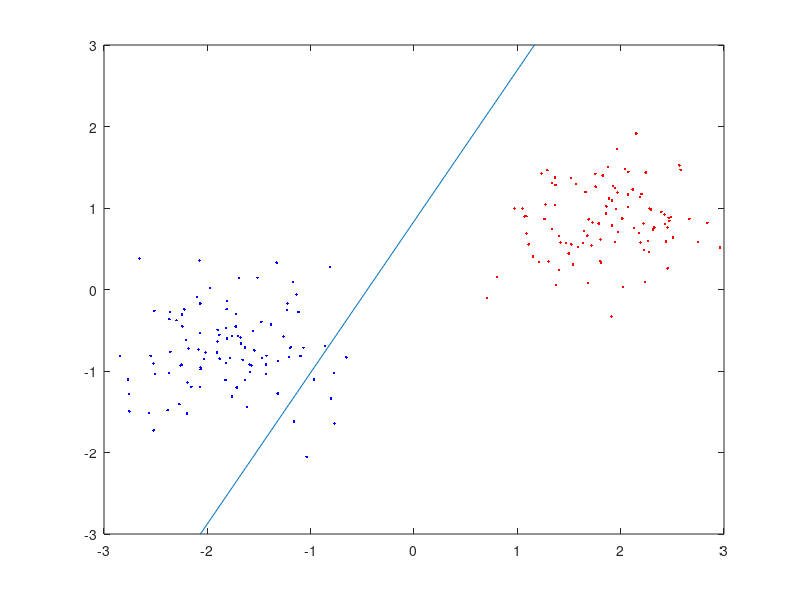
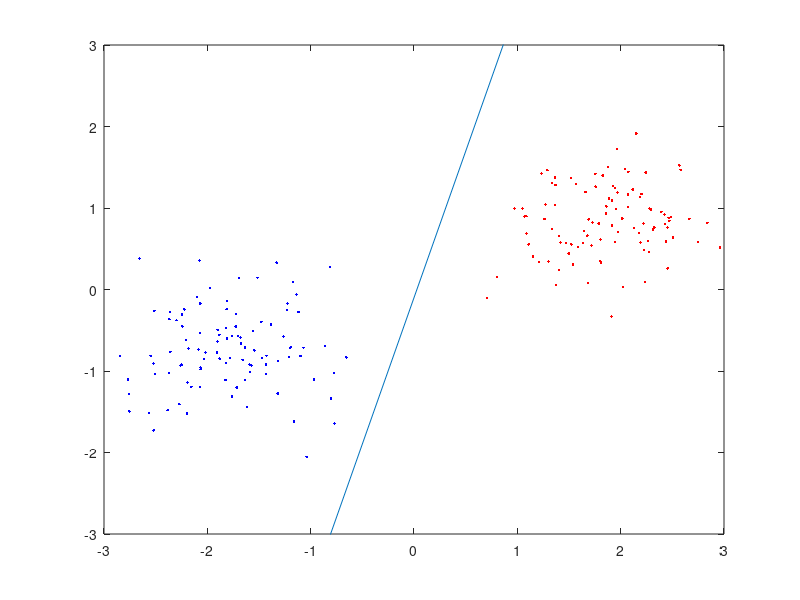
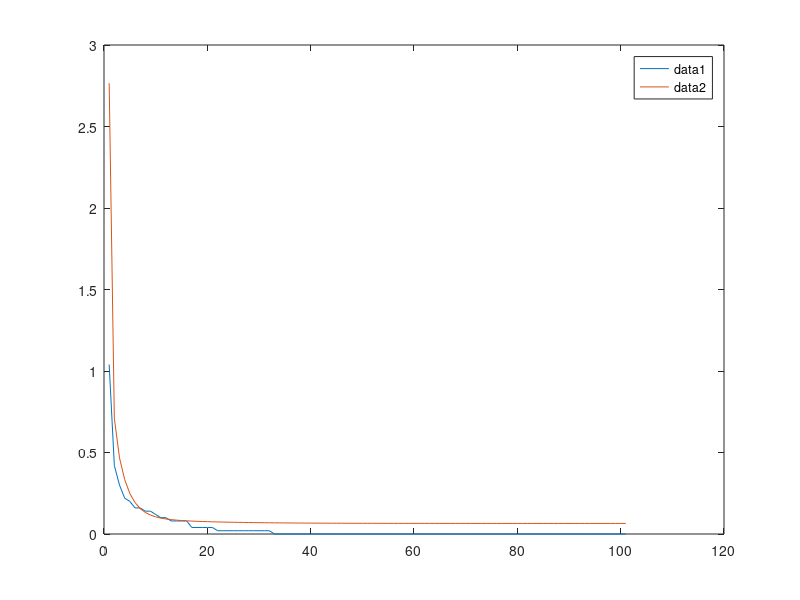

Reproduce these figures in MATLAB, in order.

%% 3.1.2
n = 100;
mA = [ 1.8, 0.8]; sigmaA = 0.5;
mB = [-1.8, -0.8]; sigmaB = 0.5;
classA(1,:) = randn(1,n) .* sigmaA + mA(1);
classA(2,:) = randn(1,n) .* sigmaA + mA(2);
classA(3,:)=ones(1,n);
classB(1,:) = randn(1,n) .* sigmaB + mB(1);
classB(2,:) = randn(1,n) .* sigmaB + mB(2);
classB(3,:)=-ones(1,n);

tmp = [classA,classB];
patterns=tmp(:,randperm(2*n));
w=randn(1,3);
targets=(patterns(3,:));
patterns=[patterns(1:2,:);ones(1,2*n)];

%% perceptron

epochs = 100;
eta=0.001;

e1=[];

for i=0:epochs

    y=sign(w*patterns);
    e=targets-y;
    
    deltaw=eta*e*patterns';
    w=w+deltaw;
 
    e1=[e1,sum(e.^2)/200];
end

%test
tclassA(1,:) = randn(1,n) .* sigmaA + mA(1);
tclassA(2,:) = randn(1,n) .* sigmaA + mA(2);
tclassA(3,:)=ones(1,n);
tclassB(1,:) = randn(1,n) .* sigmaB + mB(1);
tclassB(2,:) = randn(1,n) .* sigmaB + mB(2);
tclassB(3,:)=-ones(1,n);

tmp = [tclassA,tclassB];
tpatterns=tmp(:,randperm(2*n));
ttargets=(tpatterns(3,:));
tpatterns=[tpatterns(1:2,:);ones(1,2*n)];

ty=sign(w*tpatterns);
correct = sum(ty==ttargets);

figure(1)
plot(classA(1,:),classA(2,:),'r.')
hold on

plot(classB(1,:),classB(2,:),'b.')

w1= ([w(1),w(2)]./norm(w))*(-w(3))/norm(w);
w2=[w1(2),-w1(1)]+w1;


xlim([-3 3])
ylim([-3 3])

m = (w2(2)-w2(1))/(w1(2)-w1(1));
n1 = w2(2)*m - w1(2);
y1 = m*-3 + n1;
y2 = m*3 + n1;
hold on
line([-3,3],[y1 y2])
hold off



%% delta

epochs = 100;
eta=0.001;
w=randn(1,3);

e2=[];

for i=0:epochs

    e=w*patterns-targets;
    
    deltaw=eta*e*patterns';
    w=w-deltaw;
    
    
    e2=[e2,sum(e.^2)/200];
    
end


%test
tclassA(1,:) = randn(1,n) .* sigmaA + mA(1);
tclassA(2,:) = randn(1,n) .* sigmaA + mA(2);
tclassA(3,:)=ones(1,n);
tclassB(1,:) = randn(1,n) .* sigmaB + mB(1);
tclassB(2,:) = randn(1,n) .* sigmaB + mB(2);
tclassB(3,:)=-ones(1,n);

tmp = [tclassA,tclassB];
tpatterns=tmp(:,randperm(2*n));
ttargets=(tpatterns(3,:));
tpatterns=[tpatterns(1:2,:);ones(1,2*n)];

ty=sign(w*tpatterns);
correct = sum(ty==ttargets);

figure(2)
plot(classA(1,:),classA(2,:),'r.')
hold on

plot(classB(1,:),classB(2,:),'b.')
w1= ([w(1),w(2)]./norm(w))*(-w(3))/norm(w);
w2=[w1(2),-w1(1)]+w1;

xlim([-3 3])
ylim([-3 3])

m = (w2(2)-w2(1))/(w1(2)-w1(1));
n1 = w2(2)*m - w1(2);
y1 = m*-3 + n1;
y2 = m*3 + n1;
hold on
line([-3,3],[y1 y2])
hold off

figure(3)
plot(e1)
hold on
plot(e2)
legend

